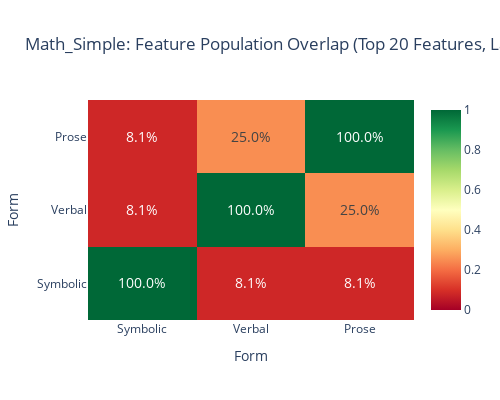
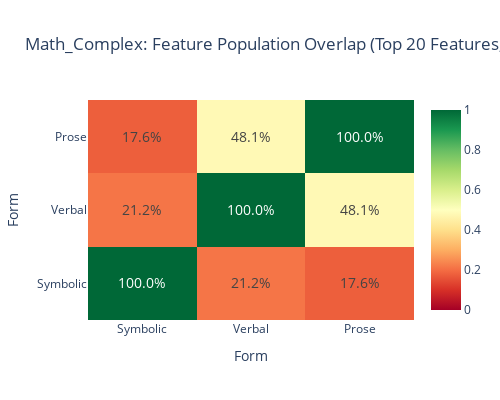
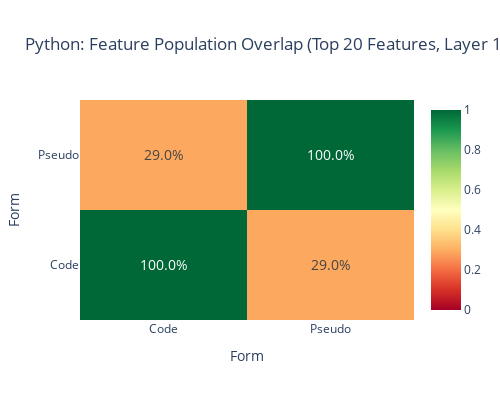
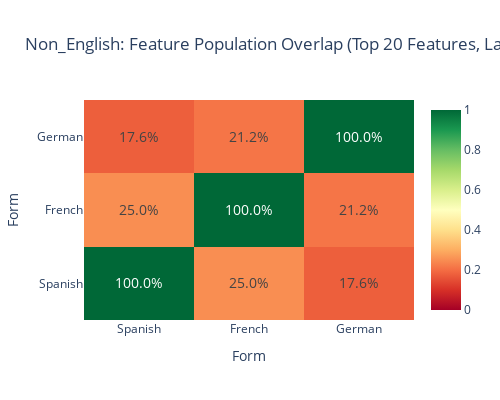

The cell these charts' notebook holds for them, in order:
### Code cell
# ============================================================================
# CELL 22: Feature Population Overlap Across Forms (H2-Style Analysis)
# ============================================================================
print("\n" + "=" * 70)
print("🔬 ANALYSIS 2: FEATURE POPULATION OVERLAP ACROSS FORMS")
print("=" * 70)
print("""
For each topic, examine whether different forms activate the same or different
feature populations. High overlap → forms share representations.
Low overlap → each form activates distinct features.
""")

# -----------------------------------------------------------------------------
# Step 1: Extract top-N features for each topic+form
# -----------------------------------------------------------------------------
print("1️⃣ Extracting top features for each topic+form...\n")

top_n = 20
analysis_layer = '11-res-jb'

sae_obj = loaded_saes[analysis_layer]['sae']
hook_point = loaded_saes[analysis_layer]['config']['hook_point']

top_features_by_form = {}

for target_key, config in form_analysis_configs.items():
    # Extract features for this form's texts
    features = extract_features(config['target_texts'], sae_obj, hook_point)
    
    # Get mean activation per feature
    mean_activations = features.mean(dim=0).detach().numpy()
    
    # Get top-N feature indices
    top_indices = np.argsort(mean_activations)[-top_n:][::-1]
    
    top_features_by_form[target_key] = {
        'top_features': set(top_indices),
        'topic': config['topic'],
        'form': config['form']
    }
    
    print(f"   {target_key}: top {top_n} features extracted")

# -----------------------------------------------------------------------------
# Step 2: Compute pairwise overlap within each topic
# -----------------------------------------------------------------------------
print("\n2️⃣ Computing feature overlap within each topic...\n")

def compute_overlap(set1, set2):
    """Compute Jaccard similarity between two sets."""
    intersection = len(set1 & set2)
    union = len(set1 | set2)
    return intersection / union if union > 0 else 0

overlap_results = {}

for topic in all_topics.keys():
    print(f"\n{topic}:")
    
    # Get all forms for this topic
    topic_forms = {k: v for k, v in top_features_by_form.items() if v['topic'] == topic}
    form_keys = list(topic_forms.keys())
    
    overlap_results[topic] = {}
    
    # Pairwise overlap
    for i, key1 in enumerate(form_keys):
        for key2 in form_keys[i+1:]:
            set1 = topic_forms[key1]['top_features']
            set2 = topic_forms[key2]['top_features']
            
            overlap = compute_overlap(set1, set2)
            pair_key = f"{topic_forms[key1]['form']} vs {topic_forms[key2]['form']}"
            overlap_results[topic][pair_key] = overlap
            
            print(f"   {pair_key}: {overlap:.1%} overlap")
    
    # Features common to ALL forms
    all_sets = [topic_forms[k]['top_features'] for k in form_keys]
    common_to_all = set.intersection(*all_sets)
    print(f"   Common to ALL forms: {len(common_to_all)}/{top_n} ({len(common_to_all)/top_n:.1%})")
    
    # Features unique to each form
    for key in form_keys:
        unique = topic_forms[key]['top_features'] - set.union(*[topic_forms[k]['top_features'] 
                                                                 for k in form_keys if k != key])
        print(f"   Unique to {topic_forms[key]['form']}: {len(unique)}/{top_n}")

# -----------------------------------------------------------------------------
# Step 3: Visualize overlap
# -----------------------------------------------------------------------------
print("\n3️⃣ Visualizing feature overlap...\n")

# Create overlap matrix for each topic
for topic in all_topics.keys():
    topic_forms = {k: v for k, v in top_features_by_form.items() if v['topic'] == topic}
    form_keys = list(topic_forms.keys())
    form_labels = [top_features_by_form[k]['form'] for k in form_keys]
    
    n_forms = len(form_keys)
    overlap_matrix = np.zeros((n_forms, n_forms))
    
    for i, key1 in enumerate(form_keys):
        for j, key2 in enumerate(form_keys):
            if i == j:
                overlap_matrix[i, j] = 1.0
            else:
                set1 = topic_forms[key1]['top_features']
                set2 = topic_forms[key2]['top_features']
                overlap_matrix[i, j] = compute_overlap(set1, set2)
    
    fig = go.Figure(data=go.Heatmap(
        z=overlap_matrix,
        x=form_labels,
        y=form_labels,
        colorscale='RdYlGn',
        zmin=0, zmax=1,
        text=[[f"{v:.1%}" for v in row] for row in overlap_matrix],
        texttemplate="%{text}",
        textfont={"size": 14},
    ))
    
    fig.update_layout(
        title=f'{topic}: Feature Population Overlap (Top {top_n} Features, Layer 11)',
        xaxis_title='Form',
        yaxis_title='Form',
        height=400,
        width=500
    )
    fig.show()

print("\n" + "=" * 70)
print("📋 ANALYSIS 2 SUMMARY")
print("=" * 70)

for topic, overlaps in overlap_results.items():
    avg_overlap = np.mean(list(overlaps.values())) if overlaps else 0
    print(f"\n{topic}:")
    print(f"   Average pairwise overlap: {avg_overlap:.1%}")
    if avg_overlap > 0.5:
        print(f"   → HIGH overlap: forms share most features")
    elif avg_overlap > 0.25:
        print(f"   → MODERATE overlap: forms share some features")
    else:
        print(f"   → LOW overlap: forms activate distinct features")

print("\n" + "=" * 70)

### Figure 1 — Plotly figure (JSON) as saved in the notebook; plotly's stock layout.template omitted (floating-point values rounded to 4 significant figures)
{"data": [{"colorscale": [[0, "rgb(165,0,38)"], [0.1, "rgb(215,48,39)"], [0.2, "rgb(244,109,67)"], [0.3, "rgb(253,174,97)"], [0.4, "rgb(254,224,139)"], [0.5, "rgb(255,255,191)"], [0.6, "rgb(217,239,139)"], [0.7, "rgb(166,217,106)"], [0.8, "rgb(102,189,99)"], [0.9, "rgb(26,152,80)"], [1, "rgb(0,104,55)"]], "text": [["100.0%", "8.1%", "8.1%"], ["8.1%", "100.0%", "25.0%"], ["8.1%", "25.0%", "100.0%"]], "textfont": {"size": 14}, "texttemplate": "%{text}", "type": "heatmap", "x": ["Symbolic", "Verbal", "Prose"], "y": ["Symbolic", "Verbal", "Prose"], "z": [[1.0, 0.08108, 0.08108], [0.08108, 1.0, 0.25], [0.08108, 0.25, 1.0]], "zmax": 1, "zmin": 0}], "layout": {"height": 400, "title": {"text": "Math_Simple: Feature Population Overlap (Top 20 Features, Layer 11)"}, "width": 500, "xaxis": {"title": {"text": "Form"}}, "yaxis": {"title": {"text": "Form"}}}}

### Figure 2 — Plotly figure (JSON) as saved in the notebook; plotly's stock layout.template omitted (floating-point values rounded to 4 significant figures)
{"data": [{"colorscale": [[0, "rgb(165,0,38)"], [0.1, "rgb(215,48,39)"], [0.2, "rgb(244,109,67)"], [0.3, "rgb(253,174,97)"], [0.4, "rgb(254,224,139)"], [0.5, "rgb(255,255,191)"], [0.6, "rgb(217,239,139)"], [0.7, "rgb(166,217,106)"], [0.8, "rgb(102,189,99)"], [0.9, "rgb(26,152,80)"], [1, "rgb(0,104,55)"]], "text": [["100.0%", "21.2%", "17.6%"], ["21.2%", "100.0%", "48.1%"], ["17.6%", "48.1%", "100.0%"]], "textfont": {"size": 14}, "texttemplate": "%{text}", "type": "heatmap", "x": ["Symbolic", "Verbal", "Prose"], "y": ["Symbolic", "Verbal", "Prose"], "z": [[1.0, 0.2121, 0.1765], [0.2121, 1.0, 0.4815], [0.1765, 0.4815, 1.0]], "zmax": 1, "zmin": 0}], "layout": {"height": 400, "title": {"text": "Math_Complex: Feature Population Overlap (Top 20 Features, Layer 11)"}, "width": 500, "xaxis": {"title": {"text": "Form"}}, "yaxis": {"title": {"text": "Form"}}}}

### Figure 3 — Plotly figure (JSON) as saved in the notebook; plotly's stock layout.template omitted (floating-point values rounded to 4 significant figures)
{"data": [{"colorscale": [[0, "rgb(165,0,38)"], [0.1, "rgb(215,48,39)"], [0.2, "rgb(244,109,67)"], [0.3, "rgb(253,174,97)"], [0.4, "rgb(254,224,139)"], [0.5, "rgb(255,255,191)"], [0.6, "rgb(217,239,139)"], [0.7, "rgb(166,217,106)"], [0.8, "rgb(102,189,99)"], [0.9, "rgb(26,152,80)"], [1, "rgb(0,104,55)"]], "text": [["100.0%", "29.0%"], ["29.0%", "100.0%"]], "textfont": {"size": 14}, "texttemplate": "%{text}", "type": "heatmap", "x": ["Code", "Pseudo"], "y": ["Code", "Pseudo"], "z": [[1.0, 0.2903], [0.2903, 1.0]], "zmax": 1, "zmin": 0}], "layout": {"height": 400, "title": {"text": "Python: Feature Population Overlap (Top 20 Features, Layer 11)"}, "width": 500, "xaxis": {"title": {"text": "Form"}}, "yaxis": {"title": {"text": "Form"}}}}

### Figure 4 — Plotly figure (JSON) as saved in the notebook; plotly's stock layout.template omitted (floating-point values rounded to 4 significant figures)
{"data": [{"colorscale": [[0, "rgb(165,0,38)"], [0.1, "rgb(215,48,39)"], [0.2, "rgb(244,109,67)"], [0.3, "rgb(253,174,97)"], [0.4, "rgb(254,224,139)"], [0.5, "rgb(255,255,191)"], [0.6, "rgb(217,239,139)"], [0.7, "rgb(166,217,106)"], [0.8, "rgb(102,189,99)"], [0.9, "rgb(26,152,80)"], [1, "rgb(0,104,55)"]], "text": [["100.0%", "25.0%", "17.6%"], ["25.0%", "100.0%", "21.2%"], ["17.6%", "21.2%", "100.0%"]], "textfont": {"size": 14}, "texttemplate": "%{text}", "type": "heatmap", "x": ["Spanish", "French", "German"], "y": ["Spanish", "French", "German"], "z": [[1.0, 0.25, 0.1765], [0.25, 1.0, 0.2121], [0.1765, 0.2121, 1.0]], "zmax": 1, "zmin": 0}], "layout": {"height": 400, "title": {"text": "Non_English: Feature Population Overlap (Top 20 Features, Layer 11)"}, "width": 500, "xaxis": {"title": {"text": "Form"}}, "yaxis": {"title": {"text": "Form"}}}}
